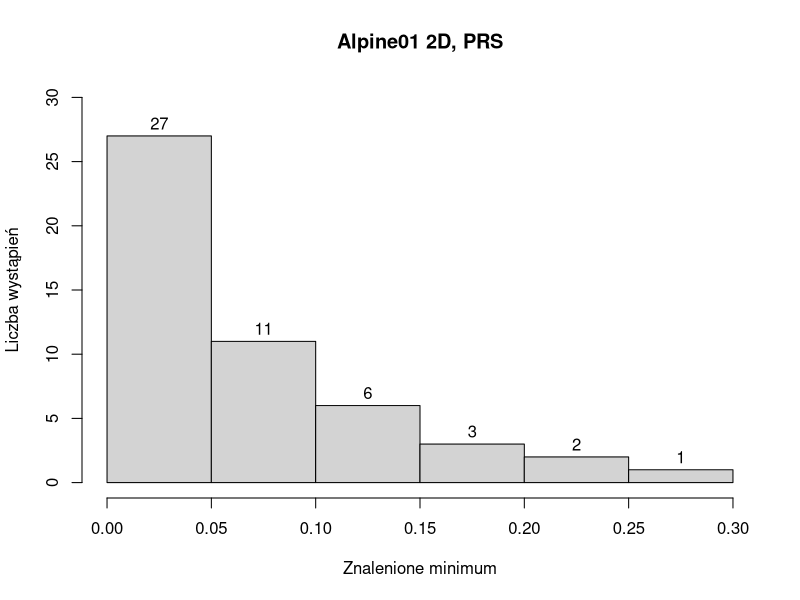
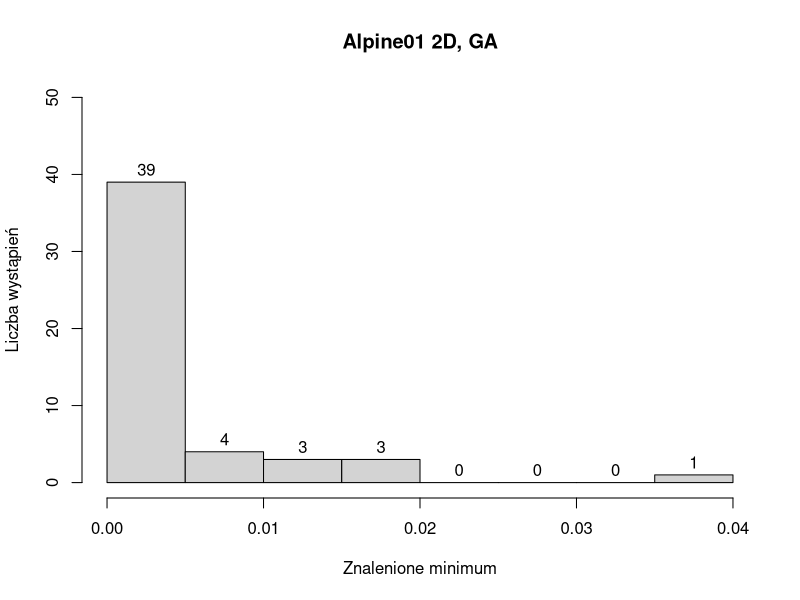
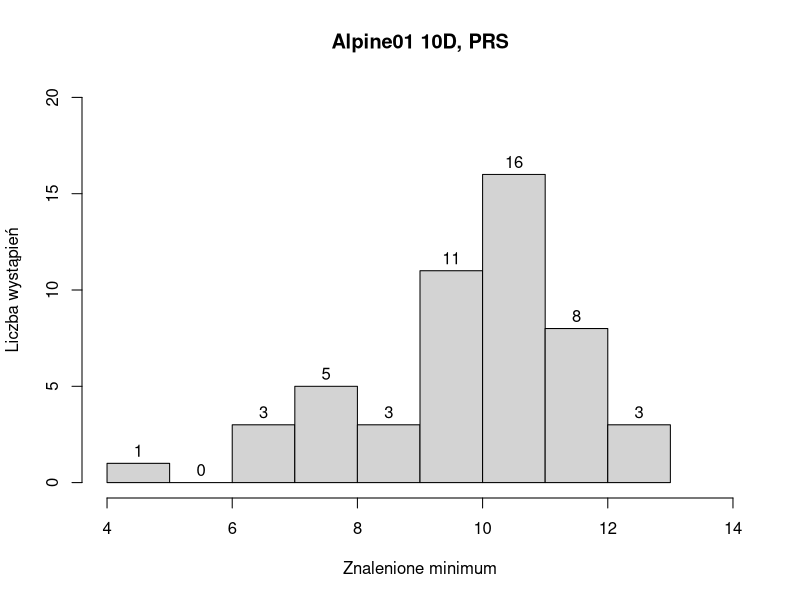
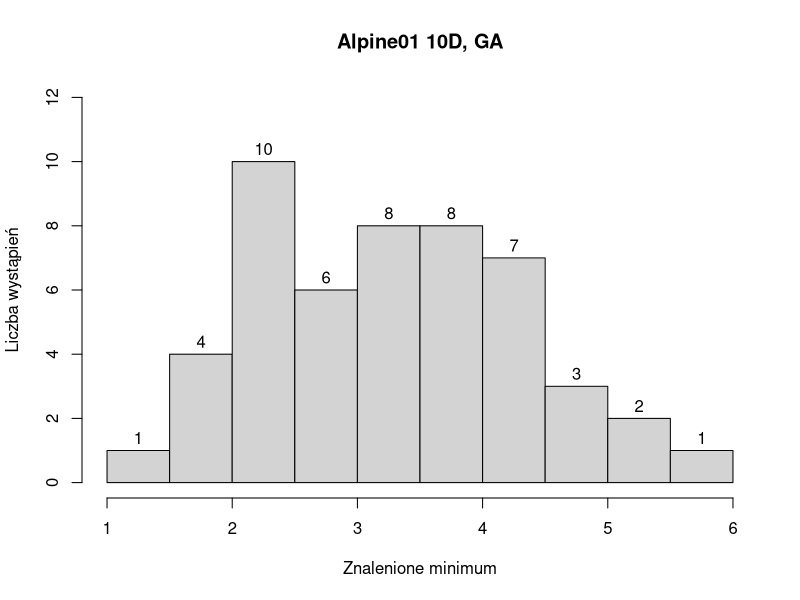
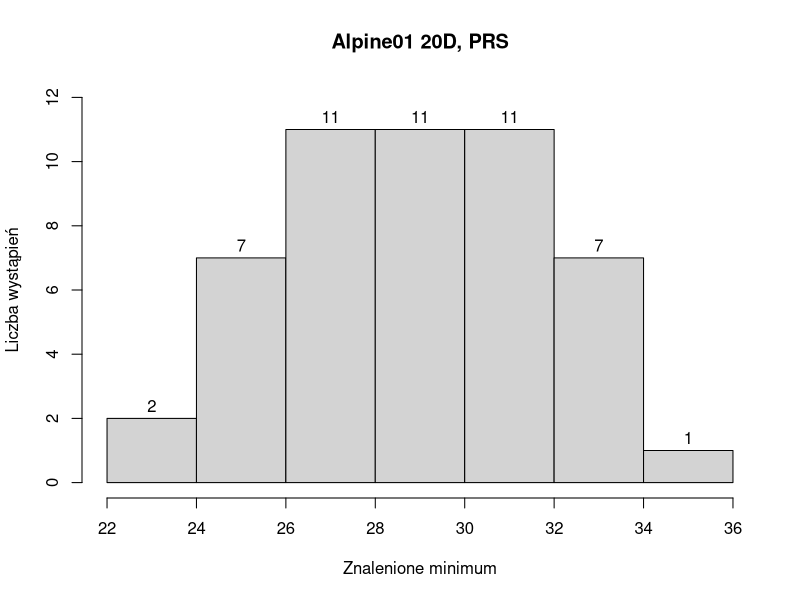
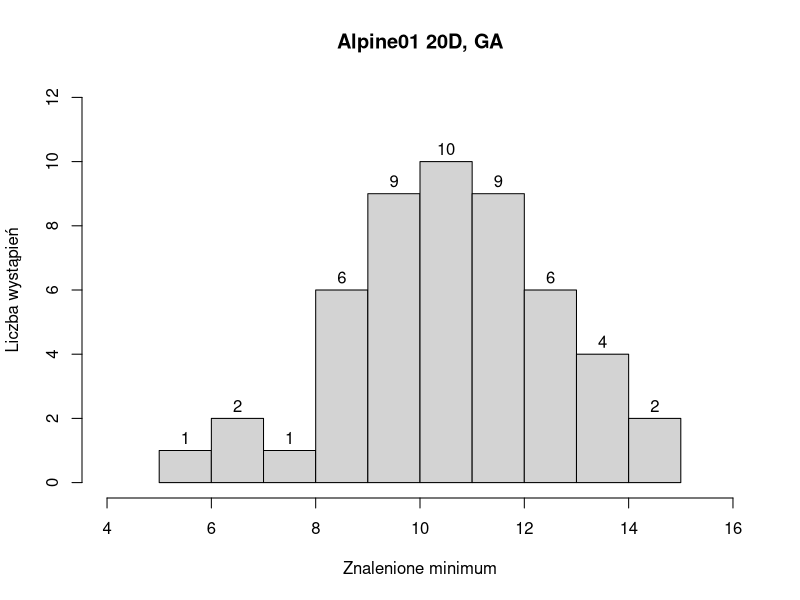
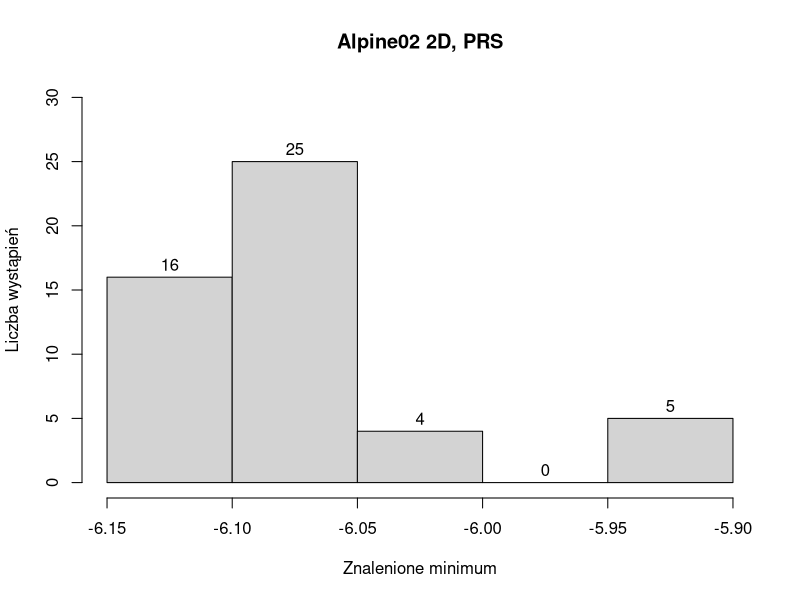
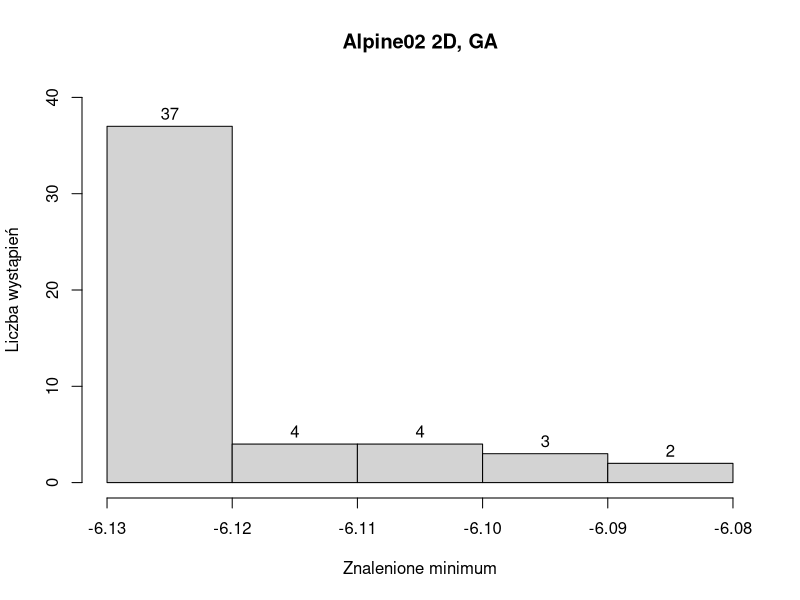

Source code (R) for these figures, in order:
## ---- chunk 1
alpine01ga2D <- as.vector(read.csv("./data/alpine01_2D_ga.csv"))$x
alpine01prs2D <- as.vector(read.csv("./data/alpine01_2D_prs.csv"))$x
alpine01ga10D <- as.vector(read.csv("./data/alpine01_10D_ga.csv"))$x
alpine01prs10D <- as.vector(read.csv("./data/alpine01_10D_prs.csv"))$x
alpine01ga20D <- as.vector(read.csv("./data/alpine01_20D_ga.csv"))$x
alpine01prs20D <- as.vector(read.csv("./data/alpine01_20D_prs.csv"))$x
alpine02ga2D <- as.vector(read.csv("./data/alpine02_2D_ga.csv"))$x
alpine02prs2D <- as.vector(read.csv("./data/alpine02_2D_prs.csv"))$x
alpine02ga10D <- as.vector(read.csv("./data/alpine02_10D_ga.csv"))$x
alpine02prs10D <- as.vector(read.csv("./data/alpine02_10D_prs.csv"))$x
alpine02ga20D <- as.vector(read.csv("./data/alpine02_20D_ga.csv"))$x
alpine02prs20D <- as.vector(read.csv("./data/alpine02_20D_prs.csv"))$x

## ---- chunk 2
hist(alpine01prs2D, main="Alpine01 2D, PRS", xlab="Znalenione minimum", ylab="Liczba wystąpień", labels=TRUE, ylim=c(0,30), xlim=c(0,0.30) )

hist(alpine01ga2D, main="Alpine01 2D, GA", xlab="Znalenione minimum", ylab="Liczba wystąpień", labels=TRUE, ylim=c(0,50), xlim=c(0,0.04) )

hist(alpine01prs10D, main="Alpine01 10D, PRS", xlab="Znalenione minimum", ylab="Liczba wystąpień", labels=TRUE, ylim=c(0,20), xlim=c(4,14))

hist(alpine01ga10D, main="Alpine01 10D, GA", xlab="Znalenione minimum", ylab="Liczba wystąpień", labels=TRUE, ylim=c(0,12) )

hist(alpine01prs20D, main="Alpine01 20D, PRS", xlab="Znalenione minimum", ylab="Liczba wystąpień", labels=TRUE,ylim=c(0,12))

hist(alpine01ga20D, main="Alpine01 20D, GA", xlab="Znalenione minimum", ylab="Liczba wystąpień", labels=TRUE,ylim=c(0,12),xlim=c(4,16) )

hist(alpine02prs2D, main="Alpine02 2D, PRS", xlab="Znalenione minimum", ylab="Liczba wystąpień", labels=TRUE,ylim=c(0,30) )

hist(alpine02ga2D, main="Alpine02 2D, GA", xlab="Znalenione minimum", ylab="Liczba wystąpień", labels=TRUE, ylim=c(0,40) )

hist(alpine02prs10D, main="Alpine02 10D, PRS", xlab="Znalenione minimum", ylab="Liczba wystąpień", labels=TRUE, ylim=c(0,25))

hist(alpine02ga10D, main="Alpine02 10D, GA", xlab="Znalenione minimum", ylab="Liczba wystąpień", labels=TRUE, ylim=c(0,20), xlim=c(-5000,0) )

options(scipen=10)
hist(alpine02prs20D, main="Alpine02 20D, PRS", xlab="Znalenione minimum", ylab="Liczba wystąpień", labels=TRUE, ylim=c(0,40),xlim=c(-120000,0),breaks=20)

hist(alpine02ga20D, main="Alpine02 20D, GA", xlab="Znalenione minimum", ylab="Liczba wystąpień", labels=TRUE, ylim=c(0,40),xlim=c(-400000,0),breaks=52 )
